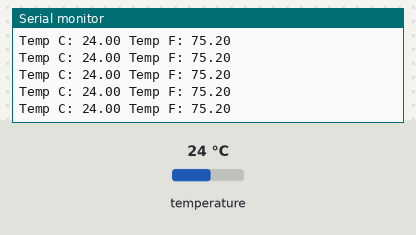
A sketch run on a simulated Arduino Uno, built with avr-gcc and run on an emulated ATmega328P. Parts: the last lines printed to the serial monitor. The inputs (shaded band) are chosen by the test bench; at power-on: temperature 24 °C.

Above: at 1.3 s.
1.4 s: temperature set to 12 °C
At 1.52 s:
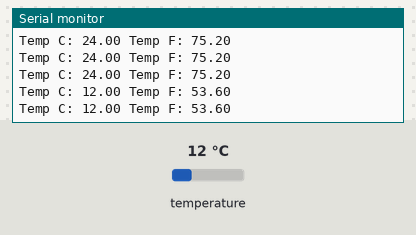
2.9 s: temperature set to 19 °C
At 2.94 s:
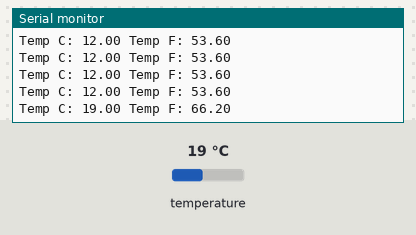
4.4 s: temperature set to 7 °C
At 4.46 s:
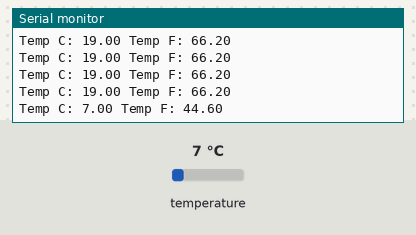
Timing chart, 0 to 7.4 s (numbered marks = the images above; inputs shaded):
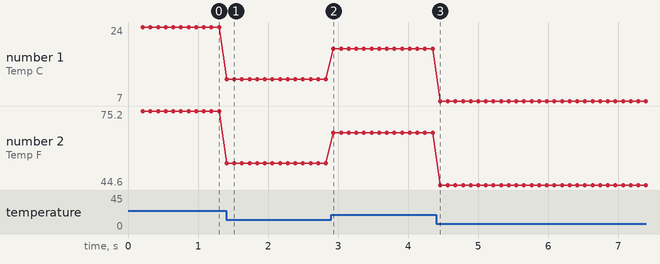

The sketch:

Single.ino
```cpp
// Include the libraries we need
#include <OneWire.h>
#include <DallasTemperature.h>

// Data wire is plugged into port 2 on the Arduino
#define ONE_WIRE_BUS 2

// Setup a oneWire instance to communicate with any OneWire devices (not just Maxim/Dallas temperature ICs)
OneWire oneWire(ONE_WIRE_BUS);

// Pass our oneWire reference to Dallas Temperature.
DallasTemperature sensors(&oneWire);

// arrays to hold device address
DeviceAddress insideThermometer;

/*
 * Setup function. Here we do the basics
 */
void setup(void)
{
  // start serial port
  Serial.begin(9600);
  Serial.println("Dallas Temperature IC Control Library Demo");

  // locate devices on the bus
  Serial.print("Locating devices...");
  sensors.begin();
  Serial.print("Found ");
  Serial.print(sensors.getDeviceCount(), DEC);
  Serial.println(" devices.");

  // report parasite power requirements
  Serial.print("Parasite power is: ");
  if (sensors.isParasitePowerMode()) Serial.println("ON");
  else Serial.println("OFF");

  // Assign address manually. The addresses below will beed to be changed
  // to valid device addresses on your bus. Device address can be retrieved
  // by using either oneWire.search(deviceAddress) or individually via
  // sensors.getAddress(deviceAddress, index)
  // Note that you will need to use your specific address here
  //insideThermometer = { 0x28, 0x1D, 0x39, 0x31, 0x2, 0x0, 0x0, 0xF0 };

  // Method 1:
  // Search for devices on the bus and assign based on an index. Ideally,
  // you would do this to initially discover addresses on the bus and then
  // use those addresses and manually assign them (see above) once you know
  // the devices on your bus (and assuming they don't change).
  if (!sensors.getAddress(insideThermometer, 0)) Serial.println("Unable to find address for Device 0");

  // method 2: search()
  // search() looks for the next device. Returns 1 if a new address has been
  // returned. A zero might mean that the bus is shorted, there are no devices,
  // or you have already retrieved all of them. It might be a good idea to
  // check the CRC to make sure you didn't get garbage. The order is
  // deterministic. You will always get the same devices in the same order
  //
  // Must be called before search()
  //oneWire.reset_search();
  // assigns the first address found to insideThermometer
  //if (!oneWire.search(insideThermometer)) Serial.println("Unable to find address for insideThermometer");

  // show the addresses we found on the bus
  Serial.print("Device 0 Address: ");
  printAddress(insideThermometer);
  Serial.println();

  // set the resolution to 9 bit (Each Dallas/Maxim device is capable of several different resolutions)
  sensors.setResolution(insideThermometer, 9);

  Serial.print("Device 0 Resolution: ");
  Serial.print(sensors.getResolution(insideThermometer), DEC);
  Serial.println();
}

// function to print the temperature for a device
void printTemperature(DeviceAddress deviceAddress)
{
  // method 1 - slower
  //Serial.print("Temp C: ");
  //Serial.print(sensors.getTempC(deviceAddress));
  //Serial.print(" Temp F: ");
  //Serial.print(sensors.getTempF(deviceAddress)); // Makes a second call to getTempC and then converts to Fahrenheit

  // method 2 - faster
  float tempC = sensors.getTempC(deviceAddress);
  Serial.print("Temp C: ");
  Serial.print(tempC);
  Serial.print(" Temp F: ");
  Serial.println(DallasTemperature::toFahrenheit(tempC)); // Converts tempC to Fahrenheit
}
/*
 * Main function. It will request the tempC from the sensors and display on Serial.
 */
void loop(void)
{
  // call sensors.requestTemperatures() to issue a global temperature
  // request to all devices on the bus
  //Serial.print("Requesting temperatures...");
  sensors.requestTemperatures(); // Send the command to get temperatures
  //Serial.println("DONE");

  // It responds almost immediately. Let's print out the data
  printTemperature(insideThermometer); // Use a simple function to print out the data
}

// function to print a device address
void printAddress(DeviceAddress deviceAddress)
{
  for (uint8_t i = 0; i < 8; i++)
  {
    if (deviceAddress[i] < 16) Serial.print("0");
    Serial.print(deviceAddress[i], HEX);
  }
}
```

Measured:
- after the input at 1.4 s, the serial monitor: prints a new line at once (image 1)
- after the input at 2.9 s, the serial monitor: prints a new line at once (image 2)
- after the input at 4.4 s, the serial monitor: prints a new line after 0.06 s (image 3)
- plotted number 1: 24 → 12 after the input at 1.4 s, 12 → 19 after the input at 2.9 s, 19 → 7 after the input at 4.4 s
- plotted number 2: 75.2 → 53.6 after the input at 1.4 s, 53.6 → 66.2 after the input at 2.9 s, 66.2 → 44.6 after the input at 4.4 s
